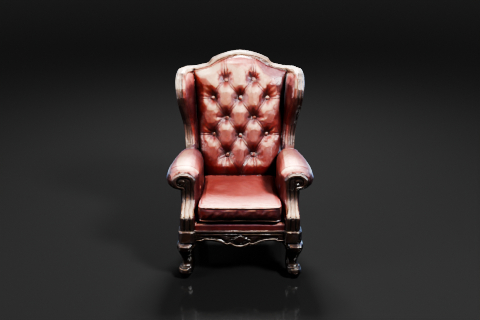
#> input picture references/img/armchair.meshthumb.jpg, 480 x 320 px
$ python conform_photo.py ../../references/img/armchair.meshthumb.jpg out.png
#> lines starting #> are read from the running program, lines starting #| are printed output that depends on the picture
#!/usr/bin/env python3
"""conform_photo.py -- centre the sitter inside the cabinet card, analytically.

WHY THIS IS NOT A MODEL PASS. Asking the image model to slide her to the middle
worked (photo-irene-d) but it re-lit the whole card on the way: the studio ground
went from lum 39.8 -- both-photo's own value, which photo-irene-c holds to within
2 levels -- to 108.8. The fee plate has to be THE SAME OBJECT as `both-photo`
(same card, same frame, same sepia, her same face), so a re-grade of the ground
is a failure, not a style choice.

The move needs no model:

  1. find the dark card inside the cream ornate frame (scan outward from the
     middle -- there is more dark card OUTSIDE the frame, so scanning inward
     from the image edge finds the wrong line);
  2. find the sitter (she is the only bright thing in the card; the search is
     kept out of the corners because the frame's corner brackets reach in);
  3. rebuild the ground she stands on by interpolating each row ACROSS her band
     -- the studio ground is smooth and vignetted, so a per-row ramp between the
     clean columns either side of her reproduces it, and a plain horizontal roll
     of the whole card does NOT (it would carry a dark vignetted corner into the
     middle of the card);
  4. lift her off that ground as a soft matte, and composite her back at the
     card's centre.

The report measures what changed outside her two footprints, so "nothing else
moved" is a number rather than a claim.

    python3 conform_photo.py IN OUT [--json REPORT]
"""
import argparse
import json

import numpy as np
from PIL import Image, ImageFilter


def interior(a, bright=110.0, y_probe=90, x_probe=250, inset=8):
    """The dark card INSIDE the cream ornate frame; scan outward from the middle."""
    g = a.mean(-1)
    h, w = g.shape
    cx, cy = w // 2, h // 2

    def out(vals, start, step):
        i = start
        while 0 <= i < len(vals):
            if vals[i] > bright:
                return i
            i += step
        return max(0, min(len(vals) - 1, i))
    row, col = g[y_probe], g[:, x_probe]
    return (out(row, cx, -1) + 1 + inset, out(col, cy, -1) + 1 + inset,
            out(row, cx, +1) - inset, out(col, cy, +1) - inset)


def sitter_band(a, box, guard=110, thr=100.0, margin=42):
    """Her x band. Searched inside a guard inset because the frame's corner
    brackets are as bright as her gown and reach a long way into the card."""
    x0, y0, x1, y1 = box
    g = a.mean(-1)[y0 + guard:y1 - guard, x0 + guard:x1 - guard]
    cols = np.nonzero((g > thr).sum(0) > 3)[0]
    if not len(cols):
        raise SystemExit('no sitter found')
    xa = int(cols.min()) + x0 + guard - margin
    xb = int(cols.max()) + x0 + guard + margin
    return max(x0, xa), min(x1, xb)


def ground_fill(a, box, xa, xb, ref=26):
    """Rebuild the ground across [xa,xb) by a per-row ramp between the clean
    columns either side. The ground's only structure is a smooth vignette plus a
    horizontal horizon, and both survive a horizontal ramp exactly."""
    x0, y0, x1, y1 = box
    out = a.copy()
    left = a[y0:y1, max(x0, xa - ref):xa].mean(axis=1)          # (rows,3)
    right = a[y0:y1, xb:min(x1, xb + ref)].mean(axis=1)
    t = np.linspace(0.0, 1.0, xb - xa)[None, :, None]
    out[y0:y1, xa:xb] = left[:, None, :] * (1 - t) + right[:, None, :] * t
    return out


def main():
    ap = argparse.ArgumentParser()
    ap.add_argument('inp')
    ap.add_argument('out')
    ap.add_argument('--json', default='')
    ap.add_argument('--lo', type=float, default=5.0)
    ap.add_argument('--hi', type=float, default=16.0)
    a = ap.parse_args()

    im = Image.open(a.inp).convert('RGB')
#> im is the input picture: PIL image 480x320 RGB; mean R, G, B 50, 43.7, 42.7
    arr = np.asarray(im).astype(np.float32)
    box = interior(arr)
#> in interior, `g = a.mean(-1)`:
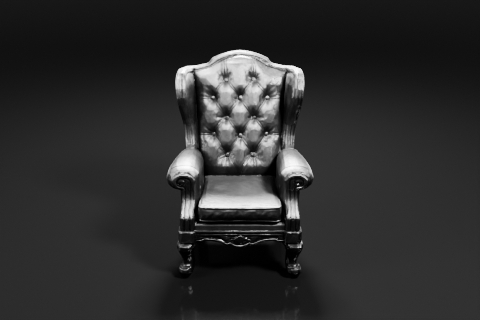
#> g: shape (320, 480) float32; min 0, max 254, mean 45.4
#> in interior, `row, col = g[y_probe], g[:, x_probe]`: row = 480 values, max 229 at index 229, min 1 at index 283, mean 49.39; col = 320 values, max 237.7 at index 52, min 0 at index 222, mean 80.19
#> the loop in out, `while 0 <= i < len(vals):` made 8 passes
#> i on passes 1 to 7: 239, 238, 237, 236, 235, 234, 233
#> after the loop in out, `while 0 <= i < len(vals):`: i = 233
#> the loop in out, `while 0 <= i < len(vals):` made 1 pass
#> after the loop in out, `while 0 <= i < len(vals):`: i = 160
#> the loop in out, `while 0 <= i < len(vals):` made 6 passes
#> after the loop in out, `while 0 <= i < len(vals):`: i = 245
#> after the loop in out, `while 0 <= i < len(vals):`: i = 160
#> box = (242, 169, 237, 152)
    x0, y0, x1, y1 = box
#> x0 = 242; y0 = 169; x1 = 237; y1 = 152
    xa, xb = sitter_band(arr, box)
#> in sitter_band, `x0, y0, x1, y1 = box`: x0 = 242; y0 = 169; x1 = 237; y1 = 152
#> in sitter_band, `g = a.mean(-1)[y0 + guard:y1 - guard, x0 + guard:x1 - guard]`: g = empty array

    ground = ground_fill(arr, box, xa, xb)
    d = np.abs(arr - ground).mean(-1)
    alpha = np.clip((d - a.lo) / (a.hi - a.lo), 0, 1)
    alpha[:y0] = alpha[y1:] = 0
    alpha[:, :xa] = 0
    alpha[:, xb:] = 0
    alpha = np.asarray(Image.fromarray((alpha * 255).astype(np.uint8))
                       .filter(ImageFilter.MaxFilter(3))
                       .filter(ImageFilter.GaussianBlur(0.8)), np.float32) / 255.0

    ys, xs = np.nonzero(alpha > 0.5)
    sb = (int(xs.min()), int(ys.min()), int(xs.max()) + 1, int(ys.max()) + 1)
    dx = int(round((x0 + x1) / 2.0 - (sb[0] + sb[2]) / 2.0))

    her = arr * alpha[..., None]
    res = ground.copy()
    al = np.roll(alpha, dx, axis=1)[..., None]
    res = res * (1 - al) + np.roll(her, dx, axis=1)
    res = np.clip(res, 0, 255).astype(np.uint8)
    Image.fromarray(res).save(a.out)

    # what moved, and what did not: everything outside her two footprints
    touched = np.zeros(arr.shape[:2], bool)
    touched[:, max(x0, min(xa, xa + dx)):min(x1, max(xb, xb + dx))] = True
    outside = (np.abs(res.astype(np.float32) - arr).mean(-1) > 3) & ~touched
    rep = {
        'in': a.inp, 'out': a.out, 'interior': list(box),
        'sitter_band_x': [xa, xb], 'sitter_bbox': list(sb),
        'card_centre_x': round((x0 + x1) / 2.0, 1),
        'sitter_centre_x': round((sb[0] + sb[2]) / 2.0, 1),
        'dx': dx,
        'changed_px_outside_footprints': int(outside.sum()),
        'ground_lum_before': round(float(arr[y0:y1, x0:x0 + 200].mean()), 1),
        'ground_lum_after': round(float(res[y0:y1, x0:x0 + 200].mean()), 1),
    }
    rep['verdict'] = ('OK - only the sitter moved' if rep['changed_px_outside_footprints'] == 0
                      else 'LEAK - pixels changed outside the sitter footprints')
    print(json.dumps(rep, indent=1))
    if a.json:
        with open(a.json, 'w') as f:
            json.dump(rep, f, indent=1)


if __name__ == '__main__':
#> (the run stopped early here; a loop or call above may not have finished)

$ run again, on references/img/king.concept.png
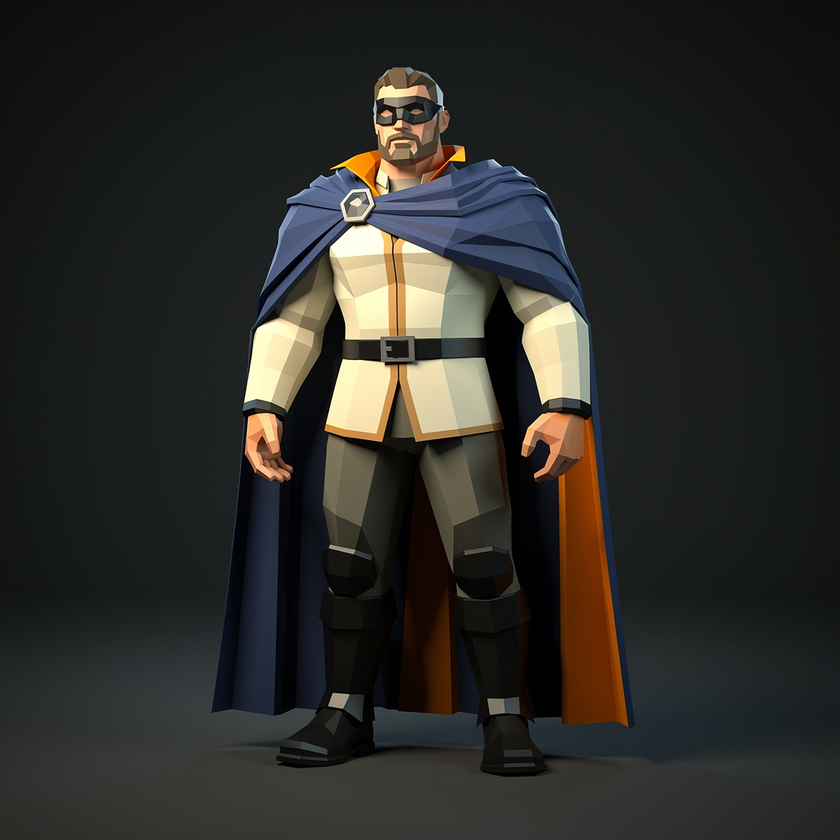
#> input picture references/img/king.concept.png, 840 x 840 px, shrunk from 1008 x 1008 before the run
#> in main, im is the input picture: PIL image 840x840 RGB; mean R, G, B 43.8, 43, 39.7
#> in interior, `g = a.mean(-1)`:
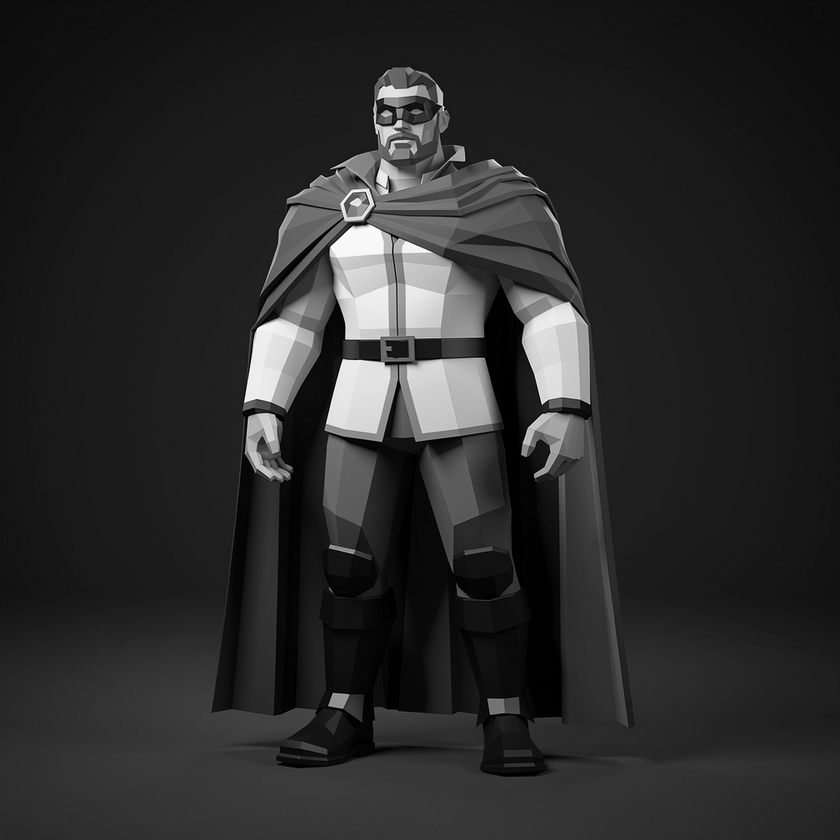
#> g: shape (840, 840) float32; min 0, max 255, mean 42.2
#> row = 840 values, max 233.3 at index 395, min 14.33 at index 831, mean 34.62; col = 840 values, max 248.7 at index 369, min 1 at index 357, mean 50.57
#> the loop in out, `while 0 <= i < len(vals):` made 1 pass
#> after the loop in out, `while 0 <= i < len(vals):`: i = 420
#> box = (429, 429, 412, 412)
#> in main, `x0, y0, x1, y1 = box`: x0 = 429; x1 = 412
#> in sitter_band, `x0, y0, x1, y1 = box`: x0 = 429; x1 = 412
#> in sitter_band, `g = a.mean(-1)[y0 + guard:y1 - guard, x0 + guard:x1 - guard]`: g = empty array
